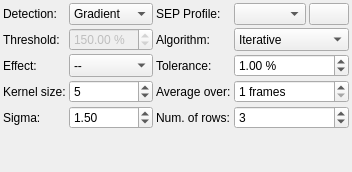
         <widget class="QWidget" name="tab_3">
          <attribute name="title">
           <string>Process</string>
          </attribute>
          <layout class="QVBoxLayout" name="verticalLayout_2">
           <property name="spacing">
            <number>3</number>
           </property>
           <property name="leftMargin">
            <number>3</number>
           </property>
           <property name="topMargin">
            <number>3</number>
           </property>
           <property name="rightMargin">
            <number>3</number>
           </property>
           <property name="bottomMargin">
            <number>3</number>
           </property>
           <item>
            <layout class="QGridLayout" name="gridLayout_6">
             <property name="spacing">
              <number>3</number>
             </property>
             <item row="5" column="1">
              <widget class="QDoubleSpinBox" name="gaussianSigmaSpin">
               <property name="toolTip">
                <string>&lt;html&gt;&lt;head/&gt;&lt;body&gt;&lt;p&gt;The gaussian blur sigma value. Used for blurring the image before for instance the Bahtinov edge detection.&lt;/p&gt;&lt;/body&gt;&lt;/html&gt;</string>
               </property>
               <property name="minimum">
                <double>0.100000000000000</double>
               </property>
               <property name="maximum">
                <double>10.000000000000000</double>
               </property>
               <property name="singleStep">
                <double>0.100000000000000</double>
               </property>
               <property name="value">
                <double>1.500000000000000</double>
               </property>
              </widget>
             </item>
             <item row="0" column="0">
              <widget class="QLabel" name="label_5">
               <property name="toolTip">
                <string/>
               </property>
               <property name="text">
                <string>Detection:</string>
               </property>
              </widget>
             </item>
             <item row="5" column="3">
              <widget class="QLabel" name="label_23">
               <property name="text">
                <string>Num. of rows:</string>
               </property>
              </widget>
             </item>
             <item row="2" column="1">
              <widget class="QDoubleSpinBox" name="thresholdSpin">
               <property name="enabled">
                <bool>false</bool>
               </property>
               <property name="sizePolicy">
                <sizepolicy hsizetype="Minimum" vsizetype="Preferred">
                 <horstretch>0</horstretch>
                 <verstretch>0</verstretch>
                </sizepolicy>
               </property>
               <property name="toolTip">
                <string>&lt;html&gt;&lt;body&gt;&lt;p&gt;Increase to restrict the centroid to bright cores. Decrease to enclose fuzzy stars.&lt;/p&gt;&lt;/body&gt;&lt;/html&gt;</string>
               </property>
               <property name="suffix">
                <string> %</string>
               </property>
               <property name="minimum">
                <double>90.000000000000000</double>
               </property>
               <property name="maximum">
                <double>500.000000000000000</double>
               </property>
               <property name="singleStep">
                <double>10.000000000000000</double>
               </property>
               <property name="value">
                <double>150.000000000000000</double>
               </property>
              </widget>
             </item>
             <item row="5" column="0">
              <widget class="QLabel" name="label_24">
               <property name="text">
                <string>Sigma:</string>
               </property>
              </widget>
             </item>
             <item row="2" column="3">
              <widget class="QLabel" name="label_21">
               <property name="toolTip">
                <string/>
               </property>
               <property name="text">
                <string>Algorithm:</string>
               </property>
              </widget>
             </item>
             <item row="3" column="0">
              <widget class="QLabel" name="label_8">
               <property name="toolTip">
                <string/>
               </property>
               <property name="text">
                <string>Effect:</string>
               </property>
              </widget>
             </item>
             <item row="5" column="4">
              <widget class="QSpinBox" name="multiRowAverageSpin">
               <property name="toolTip">
                <string>&lt;html&gt;&lt;head/&gt;&lt;body&gt;&lt;p&gt;Combine this number of rows in the Bahtinov max average calculation. Change this value might help to match the Bahtinov lines on the star pattern more accurate.&lt;/p&gt;&lt;/body&gt;&lt;/html&gt;</string>
               </property>
               <property name="minimum">
                <number>1</number>
               </property>
               <property name="maximum">
                <number>15</number>
               </property>
               <property name="singleStep">
                <number>2</number>
               </property>
               <property name="value">
                <number>3</number>
               </property>
              </widget>
             </item>
             <item row="3" column="1">
              <widget class="QComboBox" name="filterCombo">
               <property name="sizePolicy">
                <sizepolicy hsizetype="Preferred" vsizetype="Preferred">
                 <horstretch>0</horstretch>
                 <verstretch>0</verstretch>
                </sizepolicy>
               </property>
               <property name="toolTip">
                <string>Apply filter to image after capture to enhance it</string>
               </property>
               <item>
                <property name="text">
                 <string>--</string>
                </property>
               </item>
              </widget>
             </item>
             <item row="4" column="3">
              <widget class="QLabel" name="label_3">
               <property name="toolTip">
                <string/>
               </property>
               <property name="text">
                <string>Average over:</string>
               </property>
              </widget>
             </item>
             <item row="2" column="0">
              <widget class="QLabel" name="label_19">
               <property name="toolTip">
                <string/>
               </property>
               <property name="text">
                <string>Threshold:</string>
               </property>
              </widget>
             </item>
             <item row="4" column="1">
              <widget class="QSpinBox" name="gaussianKernelSizeSpin">
               <property name="toolTip">
                <string>&lt;html&gt;&lt;head/&gt;&lt;body&gt;&lt;p&gt;The gaussian blur kernel size. Used for blurring the image before for instance the Bahtinov edge detection.&lt;/p&gt;&lt;/body&gt;&lt;/html&gt;</string>
               </property>
               <property name="minimum">
                <number>3</number>
               </property>
               <property name="maximum">
                <number>15</number>
               </property>
               <property name="singleStep">
                <number>2</number>
               </property>
               <property name="value">
                <number>5</number>
               </property>
              </widget>
             </item>
             <item row="2" column="4">
              <widget class="QComboBox" name="focusAlgorithmCombo">
               <property name="sizePolicy">
                <sizepolicy hsizetype="Preferred" vsizetype="Preferred">
                 <horstretch>0</horstretch>
                 <verstretch>0</verstretch>
                </sizepolicy>
               </property>
               <property name="toolTip">
                <string>&lt;html&gt;&lt;head/&gt;&lt;body&gt;&lt;p&gt;Select focus process algorithm:&lt;/p&gt;&lt;ul style=&quot;margin-top: 0px; margin-bottom: 0px; margin-left: 0px; margin-right: 0px; -qt-list-indent: 1;&quot;&gt;&lt;li style=&quot; margin-top:12px; margin-bottom:0px; margin-left:0px; margin-right:0px; -qt-block-indent:0; text-indent:0px;&quot;&gt;&lt;span style=&quot; font-weight:600;&quot;&gt;Iterative&lt;/span&gt;: Moves focuser by discreet steps initially decided by the step size. Once a curve slope is calculated, further step sizes are calculated to reach optimal solution. The algorithm stops when the measured HFR is within percentage tolerance of the minimum HFR recorded in the procedure.&lt;/li&gt;&lt;li style=&quot; margin-top:0px; margin-bottom:0px; margin-left:0px; margin-right:0px; -qt-block-indent:0; text-indent:0px;&quot;&gt;&lt;span style=&quot; font-weight:600;&quot;&gt;Polynomial&lt;/span&gt;: Starts with iterative method. Upon crossing to the other side of the V-Curve, polynomial fitting coefficients along with possible minimum solution are calculated. This algorithm can be faster than purely iterative approach given a good data set.&lt;/li&gt;&lt;li style=&quot; margin-top:0px; margin-bottom:12px; margin-left:0px; margin-right:0px; -qt-block-indent:0; text-indent:0px;&quot;&gt;&lt;span style=&quot; font-weight:600;&quot;&gt;Linear&lt;/span&gt;: Samples focus inward in a regular fashion, using 2 passes. The algorithm can be slow, but it is more resilient to backlash. Start with the focuser positioned near good focus. Set Initial Step Size and Max Travel for the desired sampling interval and range around start focus position. Tolerance should be around 5%.&lt;/li&gt;&lt;/ul&gt;&lt;/body&gt;&lt;/html&gt;</string>
               </property>
               <item>
                <property name="text">
                 <string>Iterative</string>
                </property>
               </item>
               <item>
                <property name="text">
                 <string>Polynomial</string>
                </property>
               </item>
               <item>
                <property name="text">
                 <string>Linear</string>
                </property>
               </item>
              </widget>
             </item>
             <item row="4" column="4">
              <widget class="QSpinBox" name="focusFramesSpin">
               <property name="sizePolicy">
                <sizepolicy hsizetype="Minimum" vsizetype="Preferred">
                 <horstretch>0</horstretch>
                 <verstretch>0</verstretch>
                </sizepolicy>
               </property>
               <property name="toolTip">
                <string>&lt;html&gt;&lt;body&gt;&lt;p&gt;Number of frames to capture in order to average the HFR value at the current focuser position.&lt;/p&gt;&lt;/body&gt;&lt;/html&gt;</string>
               </property>
               <property name="suffix">
                <string> frames</string>
               </property>
               <property name="minimum">
                <number>1</number>
               </property>
              </widget>
             </item>
             <item row="0" column="1">
              <widget class="QComboBox" name="focusDetectionCombo">
               <property name="sizePolicy">
                <sizepolicy hsizetype="Preferred" vsizetype="Preferred">
                 <horstretch>0</horstretch>
                 <verstretch>0</verstretch>
                </sizepolicy>
               </property>
               <property name="toolTip">
                <string>&lt;html&gt;&lt;head/&gt;&lt;body&gt;&lt;p&gt;Star detection method:&lt;/p&gt;&lt;ul style=&quot;margin-top: 0px; margin-bottom: 0px; margin-left: 0px; margin-right: 0px; -qt-list-indent: 1;&quot;&gt;&lt;li style=&quot; margin-top:12px; margin-bottom:12px; margin-left:0px; margin-right:0px; -qt-block-indent:0; text-indent:0px;&quot;&gt;&lt;span style=&quot; font-weight:600;&quot;&gt;SEP:&lt;/span&gt; Source Extractor and Photometry, an efficient source detection method based on Source Extractor (Bertin and Arnouts 1996; Bertin 2016). See &lt;a href=&quot;https://joss.theoj.org/papers/10.21105/joss.00058.pdf&quot;&gt;&lt;span style=&quot; text-decoration: underline; color:#0000ff;&quot;&gt;SEP: Source Extractor as a library&lt;/span&gt;&lt;/a&gt; in the Journal of Open Source Software.&lt;/li&gt;&lt;li style=&quot; margin-top:12px; margin-bottom:12px; margin-left:0px; margin-right:0px; -qt-block-indent:0; text-indent:0px;&quot;&gt;&lt;span style=&quot; font-weight:600;&quot;&gt;Centroid&lt;/span&gt;: a source detection based on estimating star mass around signal peaks.&lt;/li&gt;&lt;li style=&quot; margin-top:12px; margin-bottom:12px; margin-left:0px; margin-right:0px; -qt-block-indent:0; text-indent:0px;&quot;&gt;&lt;span style=&quot; font-weight:600;&quot;&gt;Gradient&lt;/span&gt;: a single source detection based on the Sobel filter. Initial or full-field analysis will use SEP instead of this method.&lt;/li&gt;&lt;li style=&quot; margin-top:12px; margin-bottom:12px; margin-left:0px; margin-right:0px; -qt-block-indent:0; text-indent:0px;&quot;&gt;&lt;span style=&quot; font-weight:600;&quot;&gt;Threshold&lt;/span&gt;: a single source detection based on pixel values. Initial or full-field analysis will use SEP instead of this method.&lt;/li&gt;&lt;/ul&gt;&lt;/body&gt;&lt;/html&gt;</string>
               </property>
               <item>
                <property name="text">
                 <string>Gradient</string>
                </property>
               </item>
               <item>
                <property name="text">
                 <string>Centroid</string>
                </property>
               </item>
               <item>
                <property name="text">
                 <string>Threshold</string>
                </property>
               </item>
               <item>
                <property name="text">
                 <string>SEP</string>
                </property>
               </item>
               <item>
                <property name="text">
                 <string>Bahtinov</string>
                </property>
               </item>
              </widget>
             </item>
             <item row="4" column="0">
              <widget class="QLabel" name="label_20">
               <property name="text">
                <string>Kernel size:</string>
               </property>
              </widget>
             </item>
             <item row="3" column="4">
              <widget class="QDoubleSpinBox" name="toleranceIN">
               <property name="sizePolicy">
                <sizepolicy hsizetype="Minimum" vsizetype="Preferred">
                 <horstretch>0</horstretch>
                 <verstretch>0</verstretch>
                </sizepolicy>
               </property>
               <property name="toolTip">
                <string>Decrease value to narrow optimal focus point solution radius. Increase to expand solution radius</string>
               </property>
               <property name="suffix">
                <string> %</string>
               </property>
               <property name="minimum">
                <double>0.010000000000000</double>
               </property>
               <property name="maximum">
                <double>20.000000000000000</double>
               </property>
               <property name="singleStep">
                <double>0.100000000000000</double>
               </property>
               <property name="value">
                <double>1.000000000000000</double>
               </property>
              </widget>
             </item>
             <item row="3" column="3">
              <widget class="QLabel" name="label_4">
               <property name="toolTip">
                <string/>
               </property>
               <property name="text">
                <string>Tolerance:</string>
               </property>
              </widget>
             </item>
             <item row="0" column="3">
              <widget class="QLabel" name="label_25">
               <property name="toolTip">
                <string/>
               </property>
               <property name="text">
                <string>SEP Profile:</string>
               </property>
              </widget>
             </item>
             <item row="0" column="4">
              <layout class="QHBoxLayout" name="horizontalLayout_6">
               <item>
                <widget class="QComboBox" name="focusOptionsProfiles"/>
               </item>
               <item>
                <widget class="QPushButton" name="editFocusProfile">
                 <property name="text">
                  <string/>
                 </property>
                </widget>
               </item>
              </layout>
             </item>
            </layout>
           </item>
           <item>
            <spacer name="verticalSpacer">
             <property name="orientation">
              <enum>Qt::Vertical</enum>
             </property>
             <property name="sizeHint" stdset="0">
              <size>
               <width>20</width>
               <height>40</height>
              </size>
             </property>
            </spacer>
           </item>
          </layout>
         </widget>
